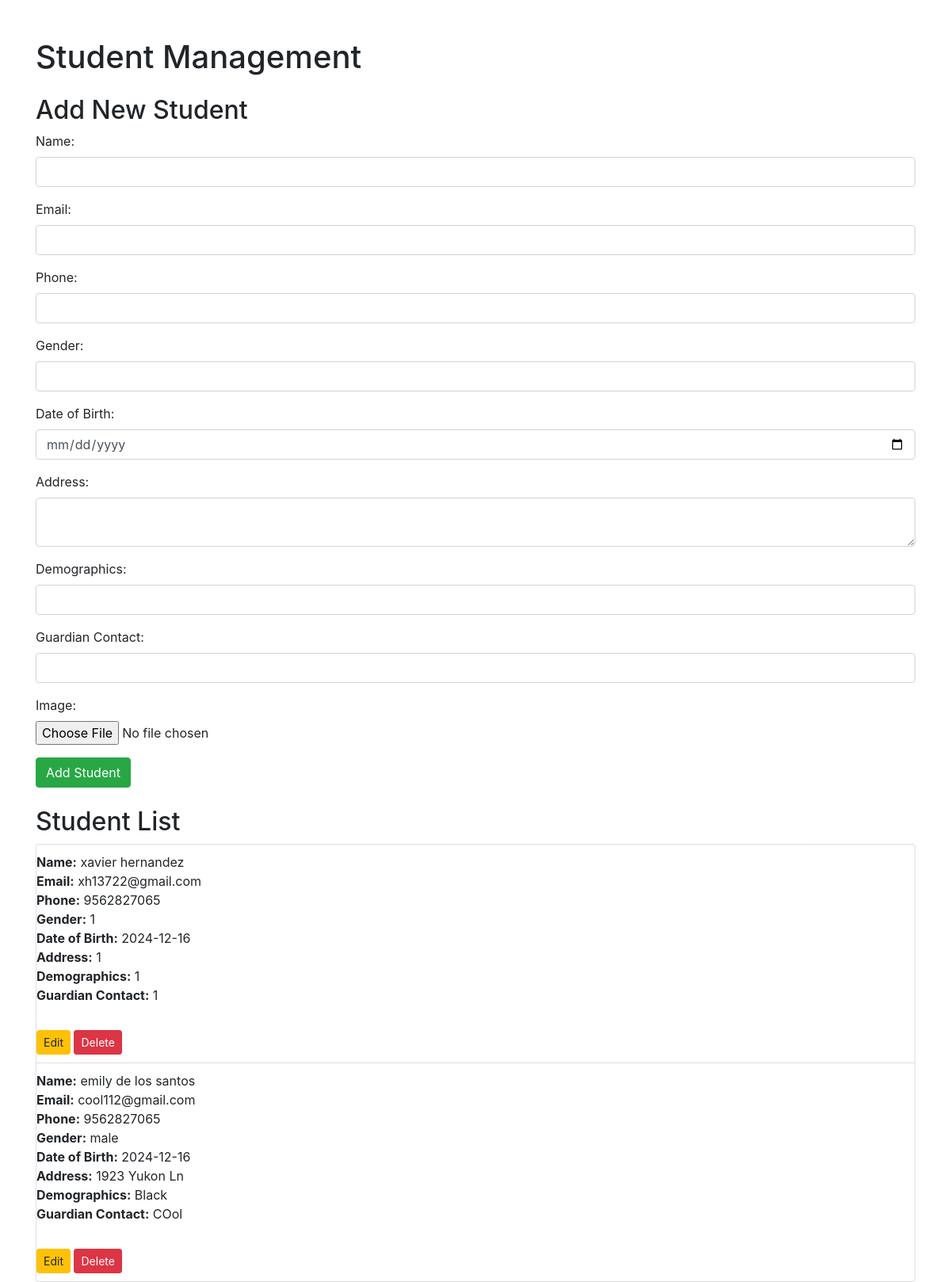
/students, run on the app's committed database.
### tables this page shows
CREATE TABLE students (
    id INTEGER PRIMARY KEY AUTOINCREMENT,
    name TEXT NOT NULL,
    email TEXT NOT NULL,
    phone TEXT NOT NULL,
    gender TEXT,
    dob TEXT,
    address TEXT,
    demographics TEXT,
    guardian_contact TEXT,
    image_path TEXT
);

### app.py (the view, shortened to what this page needs)
@app.route('/students', methods=['GET', 'POST'])
def students():
    with sqlite3.connect('students.db') as conn:
        c = conn.cursor()
        c.execute("SELECT * FROM students")
        students = c.fetchall()
    return render_template('students.html', students=students)

### templates/students.html (shortened to what this page needs)
<!DOCTYPE html>
<html lang="en">
<head>
    <link rel="stylesheet" href="https://stackpath.bootstrapcdn.com/bootstrap/4.5.2/css/bootstrap.min.css">
    <link rel="stylesheet" href="{{ url_for('static', filename='style.css') }}">
</head>
<body>
    <div class="container mt-5">
        <h1 class="mb-4">Student Management</h1>
        <h2>Add New Student</h2>
        <form method="POST" enctype="multipart/form-data" class="mb-4">
            <div class="form-group">
                <label for="name">Name:</label>
                <input type="text" name="name" id="name" class="form-control" required>
            </div>
            <div class="form-group">
                <label for="email">Email:</label>
                <input type="email" name="email" id="email" class="form-control" required>
            </div>
            <div class="form-group">
                <label for="phone">Phone:</label>
                <input type="text" name="phone" id="phone" class="form-control" required>
            </div>
            <div class="form-group">
                <label for="gender">Gender:</label>
                <input type="text" name="gender" id="gender" class="form-control">
            </div>
            <div class="form-group">
                <label for="dob">Date of Birth:</label>
                <input type="date" name="dob" id="dob" class="form-control">
            </div>
            <div class="form-group">
                <label for="address">Address:</label>
                <textarea name="address" id="address" class="form-control"></textarea>
            </div>
            <div class="form-group">
                <label for="demographics">Demographics:</label>
                <input type="text" name="demographics" id="demographics" class="form-control">
            </div>
            <div class="form-group">
                <label for="guardian_contact">Guardian Contact:</label>
                <input type="text" name="guardian_contact" id="guardian_contact" class="form-control">
            </div>
            <div class="form-group">
                <label for="image">Image:</label>
                <input type="file" name="image" id="image" class="form-control-file">
            </div>
            <button type="submit" class="btn btn-success">Add Student</button>
        </form>
        <h2>Student List</h2>
        <ul class="list-group">
            {% for student in students %}
                <li class="list-group-item student-item">
                    <strong>Name:</strong> {{ student[1] }}<br>
                    <strong>Email:</strong> {{ student[2] }}<br>
                    <strong>Phone:</strong> {{ student[3] }}<br>
                    <strong>Gender:</strong> {{ student[4] }}<br>
                    <strong>Date of Birth:</strong> {{ student[5] }}<br>
                    <strong>Address:</strong> {{ student[6] }}<br>
                    <strong>Demographics:</strong> {{ student[7] }}<br>
                    <strong>Guardian Contact:</strong> {{ student[8] }}<br>
                    <br>
                    <a href="{{ url_for('edit', id=student[0]) }}" class="btn btn-warning btn-sm mt-2">Edit</a>
                    <a href="{{ url_for('delete', id=student[0]) }}" class="btn btn-danger btn-sm mt-2" onclick="return confirm('Are you sure you want to delete this student?')">Delete</a>
                </li>
            {% endfor %}
        </ul>
    </div>
</body>
</html>

### templates/students.html (style rules this page uses)
.student-item { border-bottom: 1px solid #ddd; padding: 10px 0; }

### data on the page
students: name "xavier hernandez", email "xh13722@gmail.com", phone "9562827065", gender "1", dob "2024-12-16", address "1", demographics "1", guardian_contact "1"
students: name "emily de los santos", email "cool112@gmail.com", phone "9562827065", gender "male", dob "2024-12-16", address "1923 Yukon Ln", demographics "Black", guardian_contact "COol"
